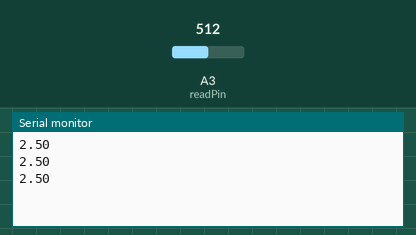
The sketch below on a simulated Arduino Uno, built with avr-gcc and run on an emulated ATmega328P. On the bench: the last lines printed to the serial monitor. Inputs (shaded band) come from the test bench; at power-on: A3 (readPin) = 512.

Above: at 1.3 s.
1.4 s: A3 (readPin) set to 716
At 1.9 s:
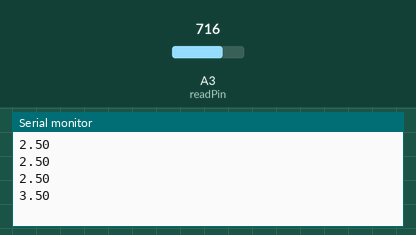
2.9 s: A3 (readPin) set to 900
At 3.4 s:
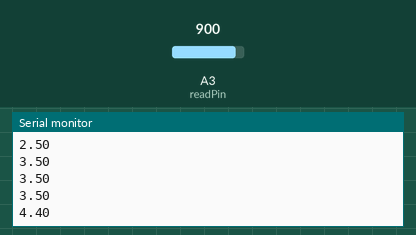
Timing chart, 0 to 5.9 s (numbered marks = the images above; inputs shaded):
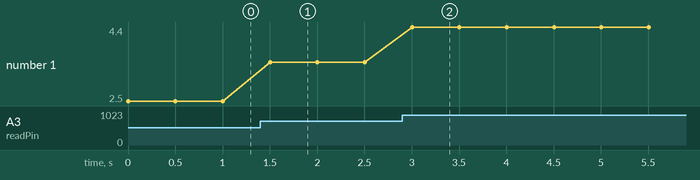

The sketch:

arduino_10_analogvandread.ino
```cpp
int readPin = A3;
float vRes = 0;
int baudRate = 9600;
int prDelay = 500;
int readVal = 0;
void setup()
{
 pinMode(readPin, INPUT);
 Serial.begin(9600);
}

void loop()
{
	readVal = analogRead(readPin);
  vRes = (5./1023.)*readVal;
  Serial.println(vRes);
  delay(prDelay);
}
```

Measured:
- after the input at 1.4 s, the serial monitor: prints a new line after 0.10 s (image 1)
- after the input at 2.9 s, the serial monitor: prints a new line after 0.10 s (image 2)
- plotted number 1: 2.5 → 3.5 after the input at 1.4 s, 3.5 → 4.4 after the input at 2.9 s
